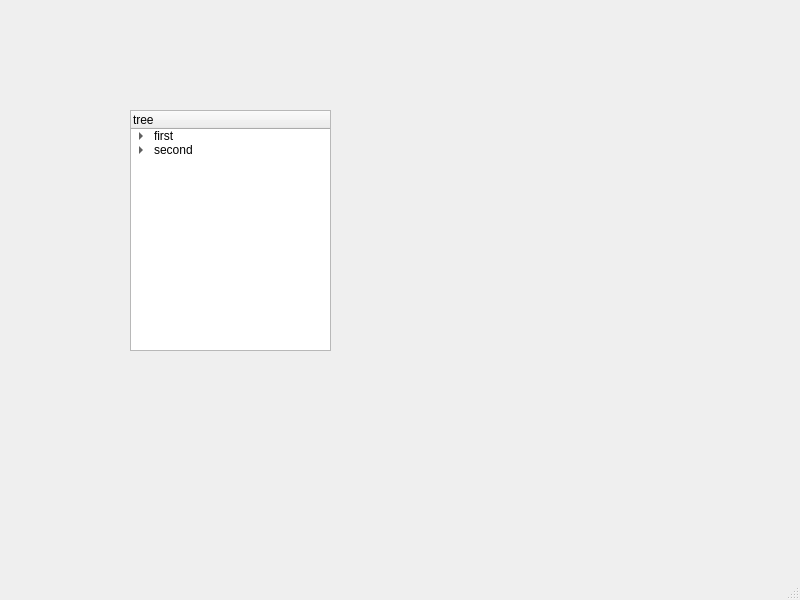
<?xml version="1.0" encoding="UTF-8"?>
<ui version="4.0">
 <class>MainWindow</class>
 <widget class="QMainWindow" name="MainWindow">
  <property name="geometry">
   <rect>
    <x>0</x>
    <y>0</y>
    <width>800</width>
    <height>600</height>
   </rect>
  </property>
  <property name="windowTitle">
   <string>MainWindow</string>
  </property>
  <widget class="QWidget" name="centralwidget">
   <widget class="QTreeWidget" name="treeWidget">
    <property name="geometry">
     <rect>
      <x>130</x>
      <y>110</y>
      <width>201</width>
      <height>241</height>
     </rect>
    </property>
    <column>
     <property name="text">
      <string>tree</string>
     </property>
    </column>
    <item>
     <property name="text">
      <string>first</string>
     </property>
     <item>
      <property name="text">
       <string>length</string>
      </property>
     </item>
     <item>
      <property name="text">
       <string>width</string>
      </property>
     </item>
    </item>
    <item>
     <property name="text">
      <string>second</string>
     </property>
     <item>
      <property name="text">
       <string>length</string>
      </property>
     </item>
     <item>
      <property name="text">
       <string>width</string>
      </property>
     </item>
    </item>
   </widget>
  </widget>
  <widget class="QMenuBar" name="menubar">
   <property name="geometry">
    <rect>
     <x>0</x>
     <y>0</y>
     <width>800</width>
     <height>26</height>
    </rect>
   </property>
  </widget>
  <widget class="QStatusBar" name="statusbar"/>
 </widget>
 <resources/>
 <connections/>
</ui>
